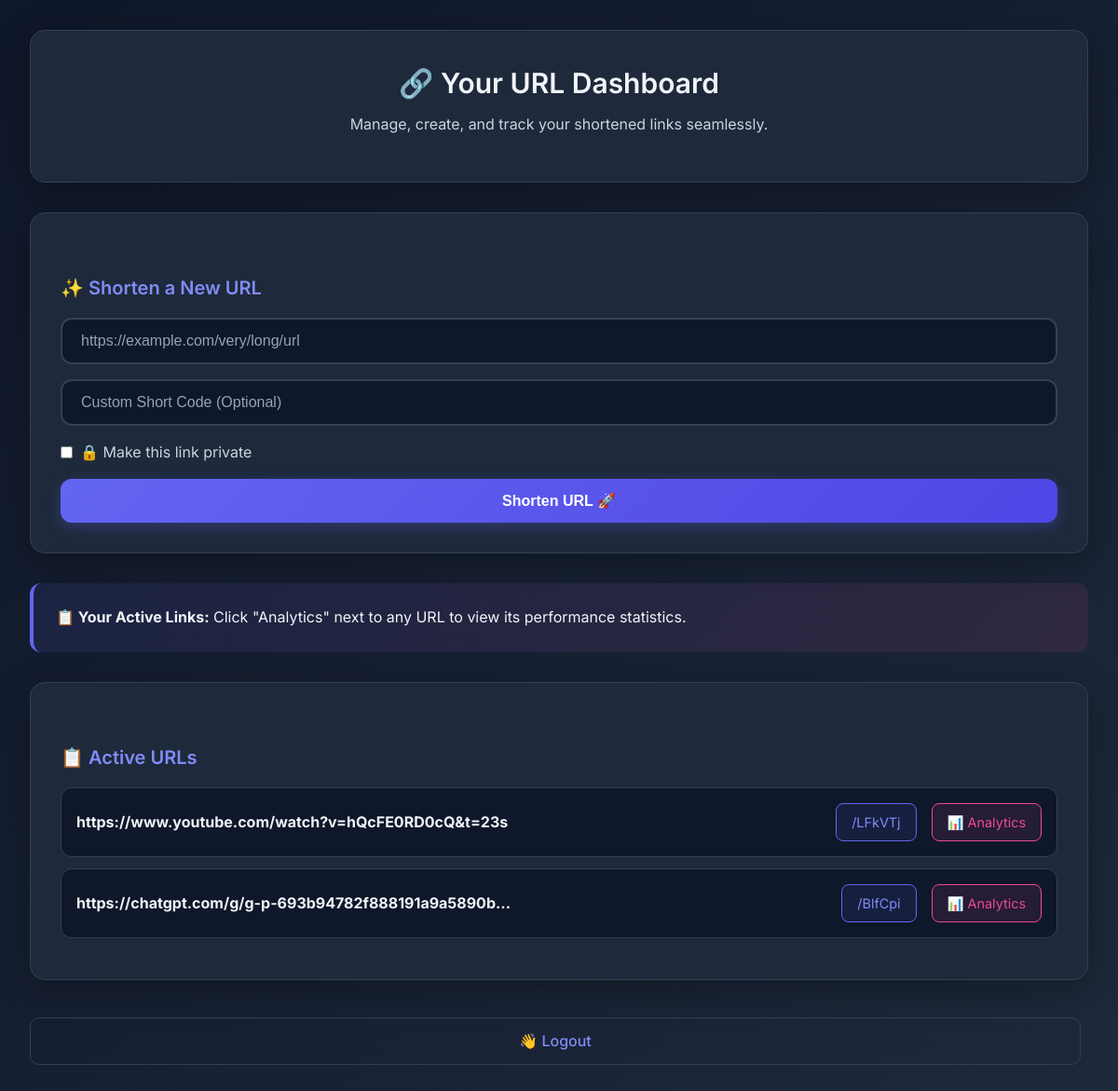
The page /url_dashboard (signed in) on the database as committed earlier.
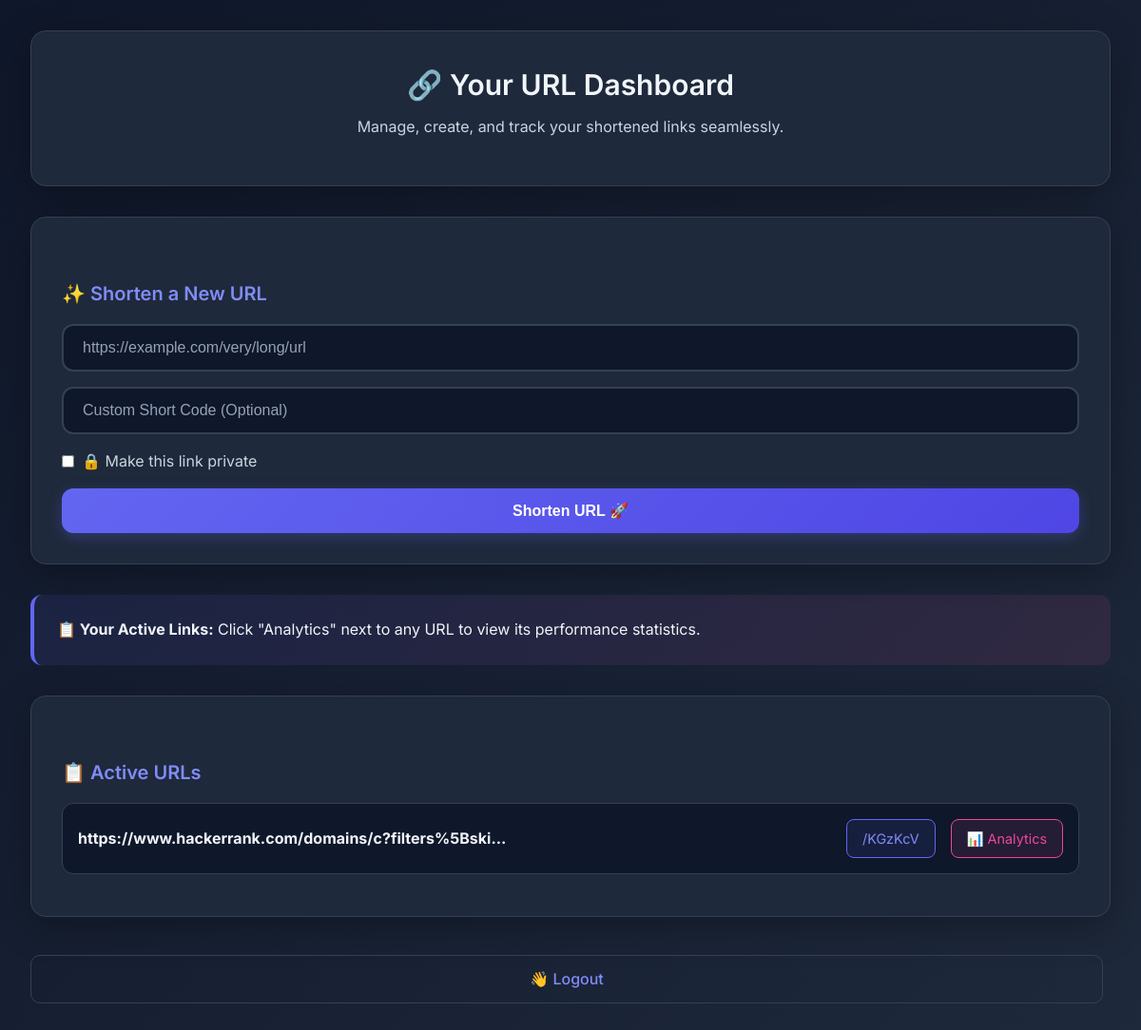
The same page on the database as committed later.
### app/models.py (models this page shows, shortened)
class URLMapping(db.Model):
    __tablename__ = 'URLMapping'
    id = db.Column(db.Integer, primary_key=True)
    original_url = db.Column(db.Text, nullable=False)
    short_code = db.Column(db.String(10), unique=True, nullable=False)
    user_id = db.Column(db.Integer, db.ForeignKey('users.id'), nullable=False)
    created_at = db.Column(db.DateTime, server_default=db.func.now())
    expires_at = db.Column(db.DateTime, nullable=True)
    is_active = db.Column(db.Boolean, default=True)
    max_clicks = db.Column(db.Integer, nullable=True)
    redirect_type = db.Column(db.Integer, default=302)
    is_private = db.Column(db.Boolean, default=False)

### app/route.py (the view)
    @app.route('/url_dashboard')
    @login_required
    def url_dashboard():
        url_mappings = URLMapping.query.filter_by(user_id=current_user.id).all()
        return render_template('URL_Dashboard.html', url_mappings=url_mappings)

### app/__init__.py (called while the page is built)
def create_app():
    app = Flask(__name__,template_folder='templates', static_folder='static')
    app.config['SECRET_KEY'] = os.environ.get('SECRET_KEY', 'dev-secret-key-change-in-production')
    app.config['SQLALCHEMY_DATABASE_URI'] = 'sqlite:///./site.db'
    limiter = Limiter(
        key_func=get_remote_address,
        default_limits=["200 per day", "50 per hour"],
        storage_uri="memory://"
    )
    limiter.init_app(app)
    db.init_app(app)
    login_manager = LoginManager()
    login_manager.init_app(app)
    bcrypt = Bcrypt(app)
    from app.models import User
    @login_manager.user_loader
    def load_user(id):
        return User.query.get(int(id))
    from app.route import register_routes
    register_routes(app, db, bcrypt, limiter)
    migrate=Migrate(app, db)
    return app

### app/templates/URL_Dashboard.html (shortened to what this page needs)
{% extends 'base.html' %}
{% block content %}
<div class="analytics-header">
    <h2>🔗 Your URL Dashboard</h2>
    <p>Manage, create, and track your shortened links seamlessly.</p>
</div>
<form method="POST" action="{{ url_for('shorten_url') }}" class="dashboard-form">
    <h3>✨ Shorten a New URL</h3>
    <input type="url" name="original_url" placeholder="https://example.com/very/long/url" required>
    <input type="text" name="custom_code" placeholder="Custom Short Code (Optional)">
    <label class="checkbox-label"
        style="display: flex; align-items: center; gap: 8px; margin-bottom: 1rem; color: var(--text-secondary);">
        <input type="checkbox" name="is_private" style="width: auto;"> 🔒 Make this link private
    </label>
    <button type="submit">Shorten URL 🚀</button>
</form>
<div class="info-banner">
    <p><strong>📋 Your Active Links:</strong> Click "Analytics" next to any URL to view its performance statistics.</p>
</div>
<ul>
    <h3>📋 Active URLs</h3>
    {% for url in url_mappings %}
    <li>
        <div style="flex: 1; min-width: 250px;">
            <strong style="color: var(--text-primary);">{{ url.original_url[:50] }}{% if url.original_url|length > 50
                %}...{% endif %}</strong>
        </div>
        <div style="display: flex; gap: 1rem; align-items: center;">
            <a href="{{ url_for('redirect_short_url', short_code=url.short_code) }}" target="_blank"
                style="background: rgba(99, 102, 241, 0.1); border: 1px solid var(--primary-color);">
                /{{ url.short_code }}
            </a>
            <a href="{{ url_for('analytics', short_code=url.short_code) }}"
                style="background: rgba(236, 72, 153, 0.1); border: 1px solid var(--secondary-color); color: var(--secondary-color);">
                📊 Analytics
            </a>
        </div>
    </li>
    {% else %}
    <li style="justify-content: center; color: var(--text-muted);">No URLs shortened yet. Create your first one above!
    </li>
    {% endfor %}
</ul>
<div class="quick-actions">
    <a href="{{ url_for('logout') }}" class="action-btn"
        style="background: transparent; border-color: var(--border);">👋 Logout</a>
</div>
{% endblock %}

### app/templates/base.html (shortened to what this page needs)
<!DOCTYPE html>
<html lang="en">
<head>
    <link rel="stylesheet" href="{{ url_for('static', filename='style.css') }}">
</head>
<body>
    <div id="particles-js"></div>
    <div class="page-wrapper">
        {% block content %}
        {% endblock %}
    </div>
</body>
</html>

Rows that differ between the two databases and show on the page:
removed URLMapping: original_url "https://www.youtube.com/watch?v=hQcFE0RD0cQ&t=23s", short_code "LFkVTj"
removed URLMapping: original_url "https://chatgpt.com/g/g-p-693b94782f888191a9a5890b", short_code "BlfCpi"
added URLMapping: original_url "https://www.hackerrank.com/domains/c?filters%5Bski", short_code "KGzKcV"
